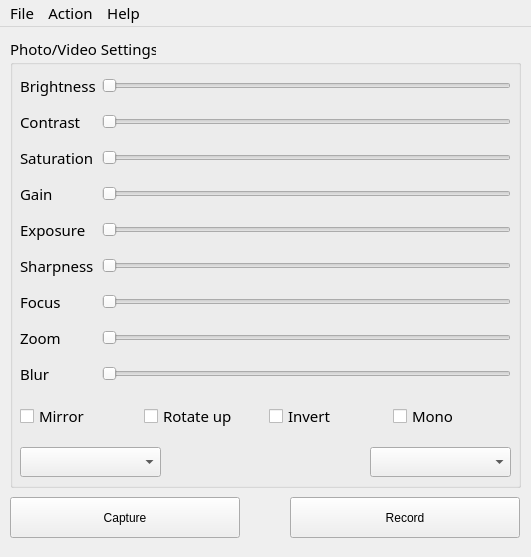
<?xml version="1.0" encoding="UTF-8"?>
<ui version="4.0">
 <author>cobaohieu</author>
 <class>mainWindow</class>
 <widget class="QMainWindow" name="mainWindow">
  <property name="windowModality">
   <enum>Qt::NonModal</enum>
  </property>
  <property name="enabled">
   <bool>true</bool>
  </property>
  <property name="geometry">
   <rect>
    <x>0</x>
    <y>0</y>
    <width>531</width>
    <height>557</height>
   </rect>
  </property>
  <property name="focusPolicy">
   <enum>Qt::NoFocus</enum>
  </property>
  <property name="windowTitle">
   <string>Pixy Camera Control (2020)</string>
  </property>
  <property name="locale">
   <locale language="English" country="UnitedStates"/>
  </property>
  <widget class="QWidget" name="centralwidget">
   <widget class="QGroupBox" name="image_grpbx">
    <property name="geometry">
     <rect>
      <x>10</x>
      <y>10</y>
      <width>511</width>
      <height>451</height>
     </rect>
    </property>
    <property name="font">
     <font>
      <family>Umpush</family>
      <pointsize>11</pointsize>
     </font>
    </property>
    <property name="title">
     <string>Photo/Video Settings</string>
    </property>
    <widget class="QComboBox" name="cbb_video_resolution">
     <property name="geometry">
      <rect>
       <x>360</x>
       <y>410</y>
       <width>141</width>
       <height>30</height>
      </rect>
     </property>
     <property name="font">
      <font>
       <family>Umpush</family>
       <pointsize>11</pointsize>
      </font>
     </property>
    </widget>
    <widget class="QComboBox" name="cbb_video_framerate">
     <property name="geometry">
      <rect>
       <x>10</x>
       <y>410</y>
       <width>141</width>
       <height>30</height>
      </rect>
     </property>
     <property name="font">
      <font>
       <family>Umpush</family>
       <pointsize>11</pointsize>
      </font>
     </property>
     <property name="currentText">
      <string/>
     </property>
    </widget>
    <widget class="QWidget" name="layoutWidget">
     <property name="geometry">
      <rect>
       <x>10</x>
       <y>360</y>
       <width>491</width>
       <height>39</height>
      </rect>
     </property>
     <layout class="QGridLayout" name="gridLayout_2">
      <item row="0" column="0">
       <widget class="QCheckBox" name="ckb_image_mirror">
        <property name="font">
         <font>
          <family>Umpush</family>
          <pointsize>11</pointsize>
          <italic>false</italic>
         </font>
        </property>
        <property name="text">
         <string>Mirror</string>
        </property>
       </widget>
      </item>
      <item row="0" column="1">
       <widget class="QCheckBox" name="ckb_image_rotateup">
        <property name="font">
         <font>
          <family>Umpush</family>
          <pointsize>11</pointsize>
          <italic>false</italic>
         </font>
        </property>
        <property name="text">
         <string>Rotate up</string>
        </property>
       </widget>
      </item>
      <item row="0" column="2">
       <widget class="QCheckBox" name="ckb_video_invert">
        <property name="font">
         <font>
          <family>Umpush</family>
          <pointsize>11</pointsize>
          <italic>false</italic>
         </font>
        </property>
        <property name="text">
         <string>Invert</string>
        </property>
       </widget>
      </item>
      <item row="0" column="3">
       <widget class="QCheckBox" name="ckb_video_mono">
        <property name="font">
         <font>
          <family>Umpush</family>
          <pointsize>11</pointsize>
          <italic>false</italic>
         </font>
        </property>
        <property name="text">
         <string>Mono</string>
        </property>
       </widget>
      </item>
     </layout>
    </widget>
   </widget>
   <widget class="QPushButton" name="btn_record">
    <property name="geometry">
     <rect>
      <x>290</x>
      <y>470</y>
      <width>230</width>
      <height>41</height>
     </rect>
    </property>
    <property name="text">
     <string>Record</string>
    </property>
   </widget>
   <widget class="QPushButton" name="btn_capture">
    <property name="geometry">
     <rect>
      <x>10</x>
      <y>470</y>
      <width>230</width>
      <height>41</height>
     </rect>
    </property>
    <property name="text">
     <string>Capture</string>
    </property>
   </widget>
   <widget class="QWidget" name="layoutWidget_3">
    <property name="geometry">
     <rect>
      <x>20</x>
      <y>40</y>
      <width>491</width>
      <height>329</height>
     </rect>
    </property>
    <layout class="QGridLayout" name="gridLayout">
     <item row="4" column="0">
      <widget class="QLabel" name="lbl_image_exposure">
       <property name="font">
        <font>
         <family>Umpush</family>
         <pointsize>11</pointsize>
         <italic>false</italic>
        </font>
       </property>
       <property name="text">
        <string>Exposure</string>
       </property>
      </widget>
     </item>
     <item row="2" column="1">
      <widget class="QSlider" name="horSlider_image_staturation">
       <property name="maximum">
        <number>255</number>
       </property>
       <property name="orientation">
        <enum>Qt::Horizontal</enum>
       </property>
      </widget>
     </item>
     <item row="5" column="1">
      <widget class="QSlider" name="horSlider_image_sharpness">
       <property name="maximum">
        <number>255</number>
       </property>
       <property name="orientation">
        <enum>Qt::Horizontal</enum>
       </property>
      </widget>
     </item>
     <item row="6" column="0">
      <widget class="QLabel" name="lbl_image_focus">
       <property name="font">
        <font>
         <family>Umpush</family>
         <pointsize>11</pointsize>
         <weight>50</weight>
         <italic>false</italic>
         <bold>false</bold>
        </font>
       </property>
       <property name="text">
        <string>Focus</string>
       </property>
      </widget>
     </item>
     <item row="3" column="1">
      <widget class="QSlider" name="horSlider_image_gain">
       <property name="maximum">
        <number>255</number>
       </property>
       <property name="orientation">
        <enum>Qt::Horizontal</enum>
       </property>
      </widget>
     </item>
     <item row="4" column="1">
      <widget class="QSlider" name="horSlider_image_exposure">
       <property name="maximum">
        <number>255</number>
       </property>
       <property name="orientation">
        <enum>Qt::Horizontal</enum>
       </property>
      </widget>
     </item>
     <item row="7" column="0">
      <widget class="QLabel" name="lbl_image_zoom">
       <property name="font">
        <font>
         <family>Umpush</family>
         <pointsize>11</pointsize>
         <italic>false</italic>
        </font>
       </property>
       <property name="text">
        <string>Zoom</string>
       </property>
      </widget>
     </item>
     <item row="5" column="0">
      <widget class="QLabel" name="lbl_image_sharpness">
       <property name="font">
        <font>
         <family>Umpush</family>
         <pointsize>11</pointsize>
         <italic>false</italic>
        </font>
       </property>
       <property name="text">
        <string>Sharpness</string>
       </property>
      </widget>
     </item>
     <item row="1" column="0">
      <widget class="QLabel" name="lbl_image_contrast">
       <property name="font">
        <font>
         <family>Umpush</family>
         <pointsize>11</pointsize>
         <italic>false</italic>
        </font>
       </property>
       <property name="text">
        <string>Contrast</string>
       </property>
      </widget>
     </item>
     <item row="7" column="1">
      <widget class="QSlider" name="horSlider_image_zoom">
       <property name="maximum">
        <number>255</number>
       </property>
       <property name="orientation">
        <enum>Qt::Horizontal</enum>
       </property>
      </widget>
     </item>
     <item row="3" column="0">
      <widget class="QLabel" name="lbl_image_gain">
       <property name="font">
        <font>
         <family>Umpush</family>
         <pointsize>11</pointsize>
         <italic>false</italic>
        </font>
       </property>
       <property name="text">
        <string>Gain</string>
       </property>
      </widget>
     </item>
     <item row="6" column="1">
      <widget class="QSlider" name="horSlider_image_focus">
       <property name="maximum">
        <number>255</number>
       </property>
       <property name="orientation">
        <enum>Qt::Horizontal</enum>
       </property>
      </widget>
     </item>
     <item row="0" column="0">
      <widget class="QLabel" name="lbl_image_brightness">
       <property name="font">
        <font>
         <family>Umpush</family>
         <pointsize>11</pointsize>
         <weight>50</weight>
         <italic>false</italic>
         <bold>false</bold>
        </font>
       </property>
       <property name="text">
        <string>Brightness</string>
       </property>
      </widget>
     </item>
     <item row="2" column="0">
      <widget class="QLabel" name="lbl_image_saturation">
       <property name="font">
        <font>
         <family>Umpush</family>
         <pointsize>11</pointsize>
         <italic>false</italic>
        </font>
       </property>
       <property name="text">
        <string>Saturation</string>
       </property>
      </widget>
     </item>
     <item row="0" column="1">
      <widget class="QSlider" name="horSlider_image_birghtness">
       <property name="maximum">
        <number>255</number>
       </property>
       <property name="orientation">
        <enum>Qt::Horizontal</enum>
       </property>
      </widget>
     </item>
     <item row="1" column="1">
      <widget class="QSlider" name="horSlider_image_constrast">
       <property name="maximum">
        <number>255</number>
       </property>
       <property name="orientation">
        <enum>Qt::Horizontal</enum>
       </property>
      </widget>
     </item>
     <item row="8" column="0">
      <widget class="QLabel" name="lbl_image_blur">
       <property name="font">
        <font>
         <family>Umpush</family>
         <pointsize>11</pointsize>
         <italic>false</italic>
        </font>
       </property>
       <property name="text">
        <string>Blur</string>
       </property>
      </widget>
     </item>
     <item row="8" column="1">
      <widget class="QSlider" name="horSlider_image_blur">
       <property name="maximum">
        <number>255</number>
       </property>
       <property name="orientation">
        <enum>Qt::Horizontal</enum>
       </property>
      </widget>
     </item>
    </layout>
   </widget>
  </widget>
  <widget class="QMenuBar" name="menuBar">
   <property name="geometry">
    <rect>
     <x>0</x>
     <y>0</y>
     <width>531</width>
     <height>36</height>
    </rect>
   </property>
   <property name="font">
    <font>
     <family>Umpush</family>
     <pointsize>11</pointsize>
    </font>
   </property>
   <widget class="QMenu" name="menuFile">
    <property name="title">
     <string>File</string>
    </property>
    <addaction name="separator"/>
    <addaction name="separator"/>
    <addaction name="separator"/>
    <addaction name="actionConfigure"/>
    <addaction name="actionSave_Pixy_parameters"/>
    <addaction name="actionLoad_Pixy_parameters"/>
    <addaction name="actionRestore_default_parameters"/>
    <addaction name="actionSave_Image"/>
    <addaction name="actionSave_Video"/>
    <addaction name="actionExit"/>
   </widget>
   <widget class="QMenu" name="menuAction">
    <property name="title">
     <string>Action</string>
    </property>
    <widget class="QMenu" name="menuRecognize">
     <property name="title">
      <string>Recognize</string>
     </property>
     <addaction name="actionFrontal_Face"/>
    </widget>
    <widget class="QMenu" name="menuCamera">
     <property name="font">
      <font>
       <family>Umpush</family>
       <pointsize>11</pointsize>
      </font>
     </property>
     <property name="title">
      <string>Camera</string>
     </property>
     <addaction name="actionTake_Photo"/>
     <addaction name="actionRecord_Video"/>
    </widget>
    <widget class="QMenu" name="menuDetect">
     <property name="title">
      <string>Detect</string>
     </property>
     <widget class="QMenu" name="menuObject">
      <property name="title">
       <string>Object</string>
      </property>
      <addaction name="actionMask_No_Mask"/>
      <addaction name="actionVegetables"/>
     </widget>
     <addaction name="actionColor"/>
     <addaction name="menuObject"/>
     <addaction name="actionQR_Code"/>
    </widget>
    <widget class="QMenu" name="menuIncrease">
     <property name="title">
      <string>Increase</string>
     </property>
     <addaction name="actionFPS"/>
    </widget>
    <addaction name="menuCamera"/>
    <addaction name="menuDetect"/>
    <addaction name="menuRecognize"/>
    <addaction name="menuIncrease"/>
   </widget>
   <widget class="QMenu" name="menuHelp">
    <property name="title">
     <string>Help</string>
    </property>
    <addaction name="separator"/>
    <addaction name="separator"/>
    <addaction name="actionWiki"/>
    <addaction name="actionAbout"/>
   </widget>
   <addaction name="menuFile"/>
   <addaction name="menuAction"/>
   <addaction name="menuHelp"/>
  </widget>
  <action name="actionWiki">
   <property name="text">
    <string>Wiki</string>
   </property>
   <property name="font">
    <font>
     <family>Umpush</family>
     <pointsize>11</pointsize>
    </font>
   </property>
  </action>
  <action name="actionAbout">
   <property name="text">
    <string>About</string>
   </property>
   <property name="font">
    <font>
     <family>Umpush</family>
     <pointsize>11</pointsize>
    </font>
   </property>
  </action>
  <action name="actionQR_Code">
   <property name="text">
    <string>QR code</string>
   </property>
   <property name="font">
    <font>
     <family>Umpush</family>
     <pointsize>11</pointsize>
    </font>
   </property>
  </action>
  <action name="actionColor">
   <property name="text">
    <string>Color</string>
   </property>
   <property name="font">
    <font>
     <family>Umpush</family>
     <pointsize>11</pointsize>
    </font>
   </property>
  </action>
  <action name="actionSave_Pixy_parameters">
   <property name="text">
    <string>Save Pixy parameters</string>
   </property>
   <property name="font">
    <font>
     <family>Umpush</family>
     <pointsize>11</pointsize>
    </font>
   </property>
  </action>
  <action name="actionConfigure">
   <property name="text">
    <string>Configure</string>
   </property>
   <property name="font">
    <font>
     <family>Umpush</family>
     <pointsize>11</pointsize>
    </font>
   </property>
  </action>
  <action name="actionLoad_Pixy_parameters">
   <property name="text">
    <string>Load Pixy parameters</string>
   </property>
   <property name="font">
    <font>
     <family>Umpush</family>
     <pointsize>11</pointsize>
    </font>
   </property>
  </action>
  <action name="actionExit">
   <property name="text">
    <string>Exit</string>
   </property>
   <property name="font">
    <font>
     <family>Umpush</family>
     <pointsize>11</pointsize>
    </font>
   </property>
  </action>
  <action name="actionSave_Image">
   <property name="text">
    <string>Save Image</string>
   </property>
   <property name="font">
    <font>
     <family>Umpush</family>
     <pointsize>11</pointsize>
    </font>
   </property>
  </action>
  <action name="actionRestore_default_parameters">
   <property name="text">
    <string>Restore default parameters</string>
   </property>
   <property name="font">
    <font>
     <family>Umpush</family>
     <pointsize>11</pointsize>
    </font>
   </property>
  </action>
  <action name="actionSave_Video">
   <property name="text">
    <string>Save Video</string>
   </property>
   <property name="font">
    <font>
     <family>Umpush</family>
     <pointsize>11</pointsize>
    </font>
   </property>
  </action>
  <action name="actionTake_Photo">
   <property name="text">
    <string>Take Photo</string>
   </property>
   <property name="font">
    <font>
     <family>Umpush</family>
     <pointsize>11</pointsize>
    </font>
   </property>
  </action>
  <action name="actionRecord_Video">
   <property name="text">
    <string>Record Video</string>
   </property>
   <property name="font">
    <font>
     <family>Umpush</family>
     <pointsize>11</pointsize>
    </font>
   </property>
  </action>
  <action name="actionColor">
   <property name="text">
    <string>Color</string>
   </property>
   <property name="font">
    <font>
     <family>Umpush</family>
     <pointsize>11</pointsize>
    </font>
   </property>
  </action>
  <action name="actionQR_Code">
   <property name="text">
    <string>QR Code</string>
   </property>
   <property name="font">
    <font>
     <family>Umpush</family>
     <pointsize>11</pointsize>
    </font>
   </property>
  </action>
  <action name="actionMask_No_Mask">
   <property name="text">
    <string>Mask/No Mask</string>
   </property>
   <property name="font">
    <font>
     <family>Umpush</family>
     <pointsize>11</pointsize>
    </font>
   </property>
  </action>
  <action name="actionVegetables">
   <property name="text">
    <string>Vegetables</string>
   </property>
   <property name="font">
    <font>
     <family>Umpush</family>
     <pointsize>11</pointsize>
    </font>
   </property>
  </action>
  <action name="actionFrontal_Face">
   <property name="text">
    <string>Frontal Face</string>
   </property>
   <property name="font">
    <font>
     <family>Umpush</family>
     <pointsize>11</pointsize>
    </font>
   </property>
  </action>
  <action name="actionFPS">
   <property name="text">
    <string>FPS</string>
   </property>
  </action>
 </widget>
 <resources/>
 <connections/>
</ui>
